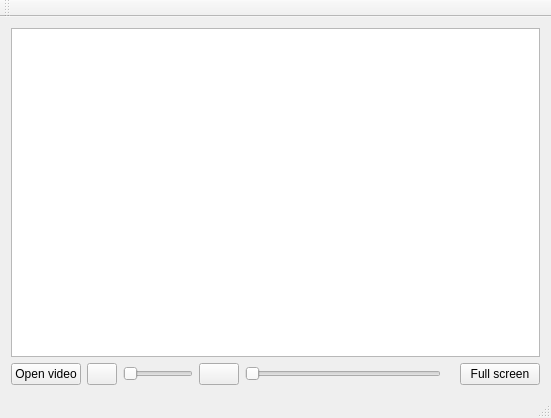
<?xml version="1.0" encoding="UTF-8"?>
<ui version="4.0">
 <class>MainWindow</class>
 <widget class="QMainWindow" name="MainWindow">
  <property name="geometry">
   <rect>
    <x>0</x>
    <y>0</y>
    <width>551</width>
    <height>418</height>
   </rect>
  </property>
  <property name="windowTitle">
   <string>MainWindow</string>
  </property>
  <widget class="QWidget" name="centralWidget">
   <layout class="QGridLayout" name="gridLayout">
    <item row="1" column="2">
     <widget class="QSlider" name="sliderVolume">
      <property name="maximumSize">
       <size>
        <width>70</width>
        <height>16777215</height>
       </size>
      </property>
      <property name="maximum">
       <number>100</number>
      </property>
      <property name="orientation">
       <enum>Qt::Horizontal</enum>
      </property>
     </widget>
    </item>
    <item row="1" column="6">
     <widget class="QPushButton" name="buttonFullScreen">
      <property name="maximumSize">
       <size>
        <width>166546</width>
        <height>16777215</height>
       </size>
      </property>
      <property name="text">
       <string>Full screen</string>
      </property>
     </widget>
    </item>
    <item row="1" column="1">
     <widget class="QPushButton" name="buttonPlay">
      <property name="maximumSize">
       <size>
        <width>30</width>
        <height>16777215</height>
       </size>
      </property>
      <property name="text">
       <string/>
      </property>
     </widget>
    </item>
    <item row="1" column="4">
     <widget class="QSlider" name="sliderPos">
      <property name="orientation">
       <enum>Qt::Horizontal</enum>
      </property>
     </widget>
    </item>
    <item row="1" column="0">
     <widget class="QPushButton" name="buttonOpenFile">
      <property name="maximumSize">
       <size>
        <width>70</width>
        <height>16777215</height>
       </size>
      </property>
      <property name="text">
       <string>Open video</string>
      </property>
     </widget>
    </item>
    <item row="1" column="5">
     <widget class="QLabel" name="labelTime">
      <property name="maximumSize">
       <size>
        <width>120</width>
        <height>16777215</height>
       </size>
      </property>
      <property name="text">
       <string/>
      </property>
     </widget>
    </item>
    <item row="0" column="0" colspan="7">
     <widget class="QGraphicsView" name="view"/>
    </item>
    <item row="1" column="3">
     <widget class="QPushButton" name="buttonMute">
      <property name="text">
       <string/>
      </property>
     </widget>
    </item>
   </layout>
  </widget>
  <widget class="QMenuBar" name="menuBar">
   <property name="geometry">
    <rect>
     <x>0</x>
     <y>0</y>
     <width>551</width>
     <height>21</height>
    </rect>
   </property>
  </widget>
  <widget class="QToolBar" name="mainToolBar">
   <attribute name="toolBarArea">
    <enum>TopToolBarArea</enum>
   </attribute>
   <attribute name="toolBarBreak">
    <bool>false</bool>
   </attribute>
  </widget>
  <widget class="QStatusBar" name="statusBar"/>
 </widget>
 <layoutdefault spacing="6" margin="11"/>
 <resources/>
 <connections/>
</ui>
